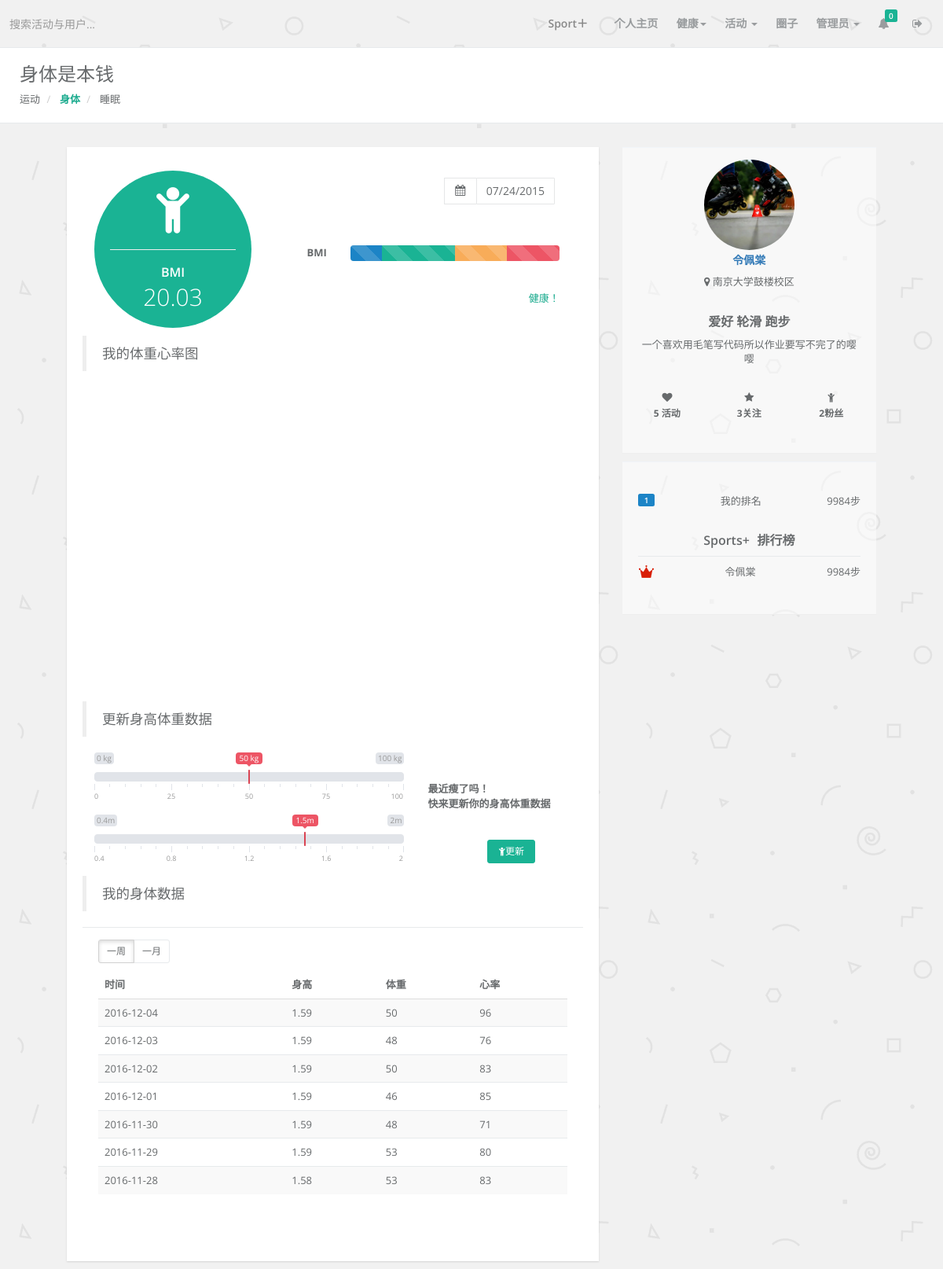
Screenshot of /view/body.php?date=2015-07-24 (signed in) with the database file from the repository.
### tables this page shows
CREATE TABLE body (id integer PRIMARY KEY AUTOINCREMENT NOT NULL, uid INTEGER NOT NULL, height REAL, weight REAL, heart REAL, update_time TEXT NOT NULL, FOREIGN KEY (uid) REFERENCES user (id) DEFERRABLE INITIALLY DEFERRED);

CREATE TABLE userinfo (id INTEGER PRIMARY KEY NOT NULL, name TEXT, sex TEXT, birthday TEXT, location TEXT, hobby TEXT DEFAULT 爱运动，爱生活, imgurl TEXT DEFAULT ('../_static/img/avatar/public.png'), description TEXT DEFAULT 这个人很懒，还没有描述哦, ex INTEGER DEFAULT (0), money INTEGER DEFAULT (100), FOREIGN KEY (id) REFERENCES user (id) DEFERRABLE INITIALLY DEFERRED);

CREATE TABLE sports (id INTEGER PRIMARY KEY AUTOINCREMENT NOT NULL, uid INTEGER NOT NULL, date TEXT NOT NULL, calories INTEGER, meters INTEGER, steps INTEGER, minutes INTEGER, FOREIGN KEY (uid) REFERENCES user (id) DEFERRABLE INITIALLY DEFERRED);

### view/body.php (the view, shortened to what the rows shown need)
<!DOCTYPE html>
<html>
<head>
    <link  href='../../_static/css/plugins/chosen/chosen.css' rel="stylesheet">
    <link  href='../_static/css/plugins/iCheck/custom.css' rel="stylesheet">
    <link  href='../_static/css/plugins/colorpicker/bootstrap-colorpicker.min.css' rel="stylesheet">
    <link  href='../_static/css/plugins/cropper/cropper.min.css' rel="stylesheet">
    <link  href='../_static/css/plugins/switchery/switchery.css' rel="stylesheet">
    <link  href='../_static/css/plugins/jasny/jasny-bootstrap.min.css'  rel="stylesheet">
    <link  href='../_static/plugins/nouslider/jquery.nouislider.css'  rel="stylesheet">
    <link  href='../_static/css/plugins/datapicker/datepicker3.css' rel="stylesheet">
    <link  href='../_static/css/plugins/ionRangeSlider/ion.rangeSlider.css' rel="stylesheet">
    <link  href='../_static/css/plugins/ionRangeSlider/ion.rangeSlider.skinFlat.css' rel="stylesheet">
    <link  href='../_static/css/plugins/awesome-bootstrap-checkbox/awesome-bootstrap-checkbox.css' rel="stylesheet">
    <link  href='../_static/css/plugins/clockpicker/clockpicker.css' rel="stylesheet">
    <link  href='../_static/css/plugins/daterangepicker/daterangepicker-bs3.css' rel="stylesheet">
    <link  href='../_static/css/plugins/select2/select2.min.css' rel="stylesheet">
    <link  href='../_static/css/plugins/chartist/chartist.min.css' rel="stylesheet">
    <link href='../_static/css/bootstrap.min.css' rel="stylesheet">
    <link href='../_static/css/animate.css' rel="stylesheet">
    <link href='../_static/font-awesome/css/font-awesome.css' rel="stylesheet">
    <link href='../_static/css/style.css' rel="stylesheet">
</head>
<?php
if(!isset($_SESSION['userid'])){
    echo "<script>alert('未登录!将返回登录界面....');</script>";
    echo "<meta http-equiv='Refresh' content='0;URL=login.php'>";
}
else {
    include_once('../model/User.php');
    $userid = $_SESSION['userid'];
    $dbaddr = "sqlite:../mydatabase.sqlite";
    include_once('../model/Sport.php');
    $friend= new Sport($userid,$dbaddr);
    $date=$_REQUEST['date'];
    if($date==null){
        $myBody=$friend->getBody(date('Y-m-d'));
        $date=date('Y-m-d');
    }else {
        $myBody = $friend->getBody($date);
    }
    $bodyTable=$friend->getBodyTable();
}
?>
<body>
    <div id="wrapper">
    <div class="row wrapper border-bottom white-bg page-heading">
                <div class="col-sm-4">
                    <h2>身体是本钱</h2>
                </div>
    </div>
        <div class="wrapper wrapper-content animated fadeInRight main">
<div class="col-xs-12 col-md-8 article-content">
                        <div class="card">
                        <div class="card-block">
                <div class="col-md-4">
                    <div class="datacircle navy-bg p-lg text-center">
                        <div class="m-b-md">
                            <i class="fa fa-child  fa-5x"></i>
                            <hr/>
                               <h3 class="font-bold no-margins">
                                BMI
                            </h3>
                            <h1 class="m-xs"><?php if(($myBody['height'])==0){ echo "无数据";} else{$num=floatval(floatval($myBody['weight'])/floatval(($myBody['height'])*($myBody['height'])));
                                echo sprintf("%.2f", $num);}?></h1>
                        </div>
                    </div>
                    </div>
<div class="ibox float-e-margins">
<div class="ibox float-e-margins">
    <div class="ibox-content">
            <div class="table-responsive">
                <table  id="table2" class="table table-striped">
                    <thead>
                    <tr class="text-center">
                        <th>时间</th>
                        <th>身高</th>
                        <th>体重</th>
                        <th>心率</th>
                    </tr>
                    </thead>
                    <tbody 🆔id="display2">
                    <?php $count=0;foreach($bodyTable as $item){
                        $count++;
                        if($count>7){
                            break;
                        }
                        ?>
                        <tr >
                            <td><?php echo $item['update_time']?></td>
                            <td><?php echo $item['height']?></td>
                            <td><?php echo $item['weight']?></td>
                            <td><?php echo $item['heart']?></td>
                        </tr>
                    <?php }?>
                    </tbody>
                </table>
            </div>
        </div>
        </div>
                    </div>
</div>
</div>
                </div>
         <?php include "personal.php"?>
            </div>
</body>
</html>

### view/personal.php (shortened to what the rows shown need)
<?php
if(!isset($_SESSION['userid'])){
    echo "<script>alert('未登录!将返回登录界面....');</script>";
    echo "<meta http-equiv='Refresh' content='0;URL=login.php'>";
}
else {
    include_once('../model/User.php');
    $id = $_SESSION['userid'];
    $getId=$_REQUEST['homeid'];
    $dbaddr = "sqlite:../mydatabase.sqlite";
   if($getId!=null){
       $account = new User($getId, $dbaddr);
   }else{
       $account = new User($id, $dbaddr);
   }
    $nickname = $account->getUserName();
    $description = $account->getDescription();
    $location=$account->getLocation();
    $imgurl=$account->getImgurl();
    include_once('../model/Sport.php');
    $sport = new Sport($id, $dbaddr);
    $rankmy=$sport->getRankMySelf();
    $rankall=$sport->getRankAll();
}
?>
<div class="col-xs-12 col-md-4 shot-sidebar text-center">
    <div class="sidebar-block">
        <div class="text-center">
            <a href="javascript:void(0);">
                <img alt="image" class="img-circle" style="width: 40.7%" src="<?php echo $imgurl?>" />
            </a>                   <br/>
            <a href="javascript:void(0);" class="username">  <h4><strong><?PHP echo $nickname ?></strong></h4></a>
            <p><i class="fa fa-map-marker"></i> <?php echo $location?></p>
            <br>
            <h3>
               爱好 <?php echo $account->getHobby()?>
            </h3>
            <p>
                <?php echo $description?>
            </p>
            <div class="row m-t-lg">
                <div class="col-md-4">
                </div>
                <div class="col-md-4">
                </div>
                <div class="col-md-4">
                </div>
            </div>
            <br/>
        </div>
    </div>
    <div class="sidebar-block">
        <ul class="list-group clear-list m-t ">
            <li class="list-group-item fist-item  ">
                                <span class="pull-right">
<?php echo $rankmy[1] ?>步
</span>
                <span class="label label-success pull-left"><?php echo $rankmy[0] ?></span>我的排名
            </li>
            <br/>
            <h3>Sports+排行榜</h3>
            <?PHP $count=0;
            foreach ($rankall as $item) {
                $count++;
                 ?>
                <li class="list-group-item  ">
                                <span class="pull-right">
                                        <?php echo($item['steps'])?>步
                                    </span>
                    <?php if($count==1){?>
                    <span class="  pull-left"  style="background-image:url('../_static/img/css.png');
background-position: 21px -92px; width:20px">&nbsp;</span><?php echo $item['name'];
                 }else if($count==2){?>
                    <span class="  pull-left"  style="background-image:url('../_static/img/css.png');
background-position: 21px -110px; width:22px">&nbsp;</span><?php echo $item['name'];
                } else if($count==3){?>
                    <span class=" pull-left"  style="background-image:url('../_static/img/css.png');
background-position: 21px -131px; width:20px">&nbsp;</span><?php echo $item['name'];
                     } else{?>
                    <span class="label label-primary pull-left"><?php echo $count ?></span><?php echo $item['name'];
                    } ?>
                </li>
                <?PHP
            }?>
        </ul>
    </div>
</div>
</div>

### rows the page displays
body: num "20.03"
body: update_time "2016-12-04", height "1.59", weight "50", heart "96"
body: update_time "2016-12-03", height "1.59", weight "48", heart "76"
body: update_time "2016-12-02", height "1.59", weight "50", heart "83"
body: update_time "2016-12-01", height "1.59", weight "46", heart "85"
body: update_time "2016-11-30", height "1.59", weight "48", heart "71"
body: update_time "2016-11-29", height "1.59", weight "53", heart "80"
body: update_time "2016-11-28", height "1.58", weight "53", heart "83"
userinfo: imgurl (picture), name "令佩棠", location "南京大学鼓楼校区", hobby "轮滑 跑步", description "一个喜欢用毛笔写代码所以作业要写不完了的嘤嘤"
sports: steps "9984", userinfo.name "令佩棠"

### other values shown
$noreadMes[0]+$noreadNotice[0] "0"
$activityAnd[0] "5"
$activityAnd[1] "3"
$activityAnd[2] "2"
$rankmy[0] "1"
